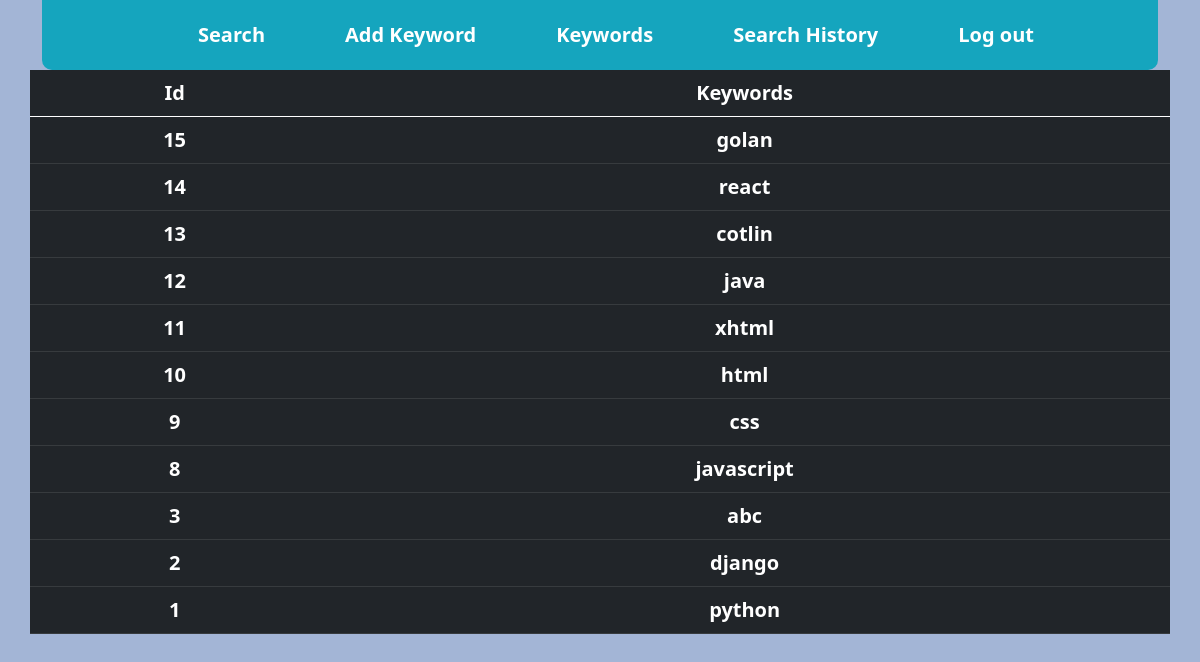
Page /keyword/list/ (signed in) on the committed database.
### app/models.py (models this page shows, shortened)
class MyKeyword(models.Model):
    fields = models.CharField(max_length=100, blank=False, unique=True)

### app/views.py (the view)
# urls.py: path('keyword/list/', AllKeywordView.as_view(), name="keywordview"),
class AllKeywordView(LoginRequiredMixin, ListView):
    model = MyKeyword
    ordering = ['-id']
    template_name = 'app/keywordslist.html'

### templates/app/keywordslist.html
{% extends 'base.html' %} {% load static %} {% block content %}
<div class="row">
    <table class="table table-dark text-center" style="width:100%;">
        <thead>
            <tr>
                <th scope="col">Id</th>
                <th scope="col">Keywords</th>
            </tr>
        </thead>
        <tbody>
            {% for object in object_list %}
            <tr>
                <td>{{object.id}}</td>
                <td>{{object.fields}}</td>
            </tr>
            {% endfor %}
        </tbody>
    </table>
</div>
</div>
{% endblock content%}

### templates/base.html (shortened to what this page needs)
<!DOCTYPE html> {% load static %}
<html lang="en">
<head>
    <link href="https://cdn.jsdelivr.net/npm/bootstrap@5.0.0-beta3/dist/css/bootstrap.min.css" rel="stylesheet">
    <link rel="stylesheet" href="{% static 'css/styles.css' %}">
</head>
<body>
    <div class="container">
        <nav>
            <ul>
                <li><a href="{% url 'KeyWordView' %}">Search</a></li>
                <li><a href="{% url 'AddKeyword'%}">Add Keyword</a></li>
                <li><a href="{% url 'keywordview'%}">Keywords</a></li>
                <li><a href="{% url 'KeywordHistory' %}">Search History</a></li>
                {% if request.user.is_authenticated%}
                <li><a href="{% url 'logout'%}">Log out</a></li>
                {% else %}
                <li><a href="{% url 'register'%}">Register</a></li>
                <li><a href="{% url 'login' %}">Login</a></li>
                {% endif %}
            </ul>
        </nav>
        {% block content %} {% endblock %}
</body>
</html>

### static/css/styles.css (style rules this page uses)
body { background-color: rgb(163, 181, 214); }
nav { margin: 0, auto; background-color: rgb(21, 165, 190); padding: 2px 0px; color: #fff; border-bottom-left-radius: 10px; border-bottom-right-radius: 10px; }
ul { position: relative; top: 8px; left: auto; display: flex; justify-content: center; }
li { display: inline; font-weight: bold; cursor: pointer; font-size: 20px; padding: 10px 30px; }
a { text-decoration: none; padding: 10px; color: #fff; }
.table { background-color: rgb(21, 165, 190); font-size: 20px; font-weight: 600; color: #fff; }

### rows in the picture
MyKeyword: id "15", fields "golan"
MyKeyword: id "14", fields "react"
MyKeyword: id "13", fields "cotlin"
MyKeyword: id "12", fields "java"
MyKeyword: id "11", fields "xhtml"
MyKeyword: id "10", fields "html"
MyKeyword: id "9", fields "css"
MyKeyword: id "8", fields "javascript"
MyKeyword: id "3", fields "abc"
MyKeyword: id "2", fields "django"
MyKeyword: id "1", fields "python"
